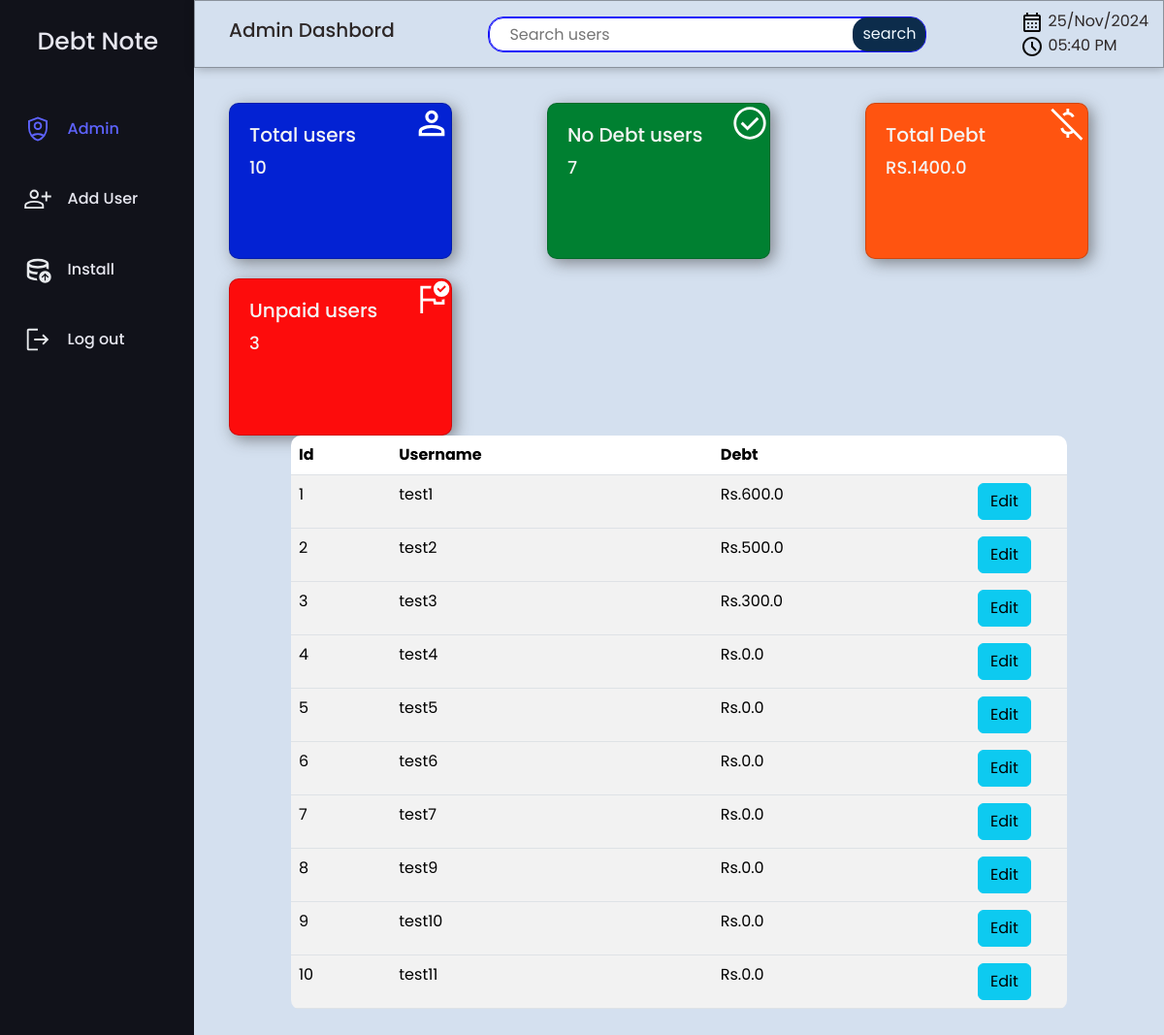
Page /admin/ (signed in) on the earlier database version.
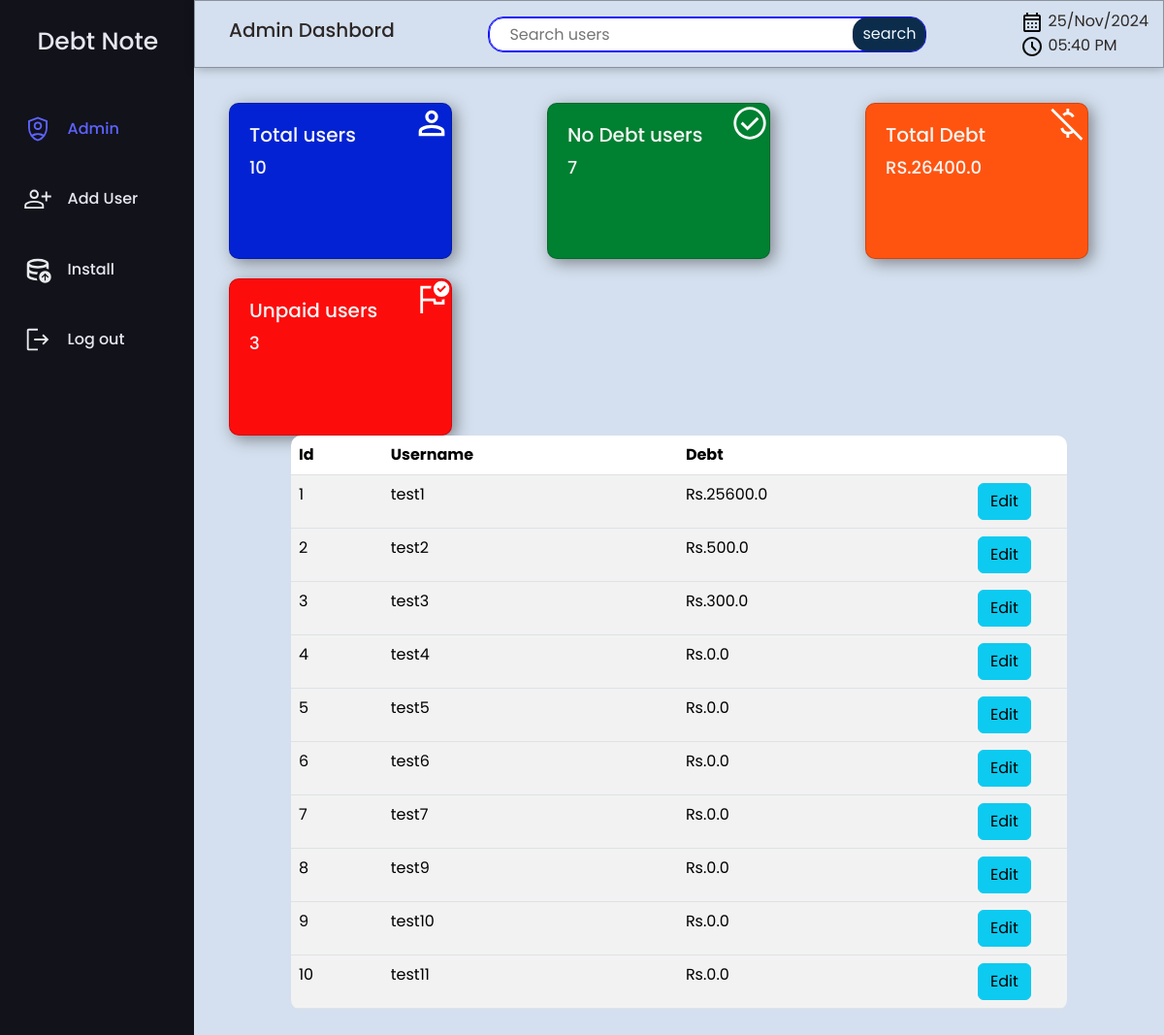
Same page on the later database version.
### DebtNote.py (models this page shows)
class User(db.Model):
    id = db.Column(db.Integer,Sequence('user_id-seq',start=0) ,primary_key=True)
    user = db.Column(db.String(50), unique = True, nullable = False)
    password = db.Column(db.CHAR(100), unique = True, nullable = False)
    user_level = db.Column(db.Integer, nullable = False)
    debt = db.Column(db.Float, nullable = False)
    flag = db.Column(db.Integer)
    created_at = db.Column(db.DateTime, default=datetime.now(pytz.utc).astimezone(tzone))
    updated_at = db.Column(db.DateTime, onupdate=datetime.now(pytz.utc).astimezone(tzone))

### DebtNote.py (the view)
@app.route("/admin/")
def admin():
    if session.get("user_level",0) != 1:
        abort(401)
    dtime = datetime.now(pytz.utc).astimezone(tzone)
    debt_sum = User.query.with_entities(func.sum(User.debt)).scalar()
    debt_zero = User.query.filter(User.debt == 0).count()-1
    datas = User.query.filter(User.user_level!=1).all()
    count = User.query.count()-1
    if request.args.get('search'):
        datas = User.query.filter_by(user = request.args.get('search')).filter(User.user_level!=1).all()
        if datas == []:
            flash("no user found!",category="error")
    return render_template("admin.html",datas=datas,count=count,dtime=dtime,debt_sum=debt_sum,debt_zero=debt_zero)

### templates/admin.html (shortened to what this page needs)
{% extends "base.html" %}
{% block head %}
    <link rel="stylesheet" href="{{ url_for('static',filename ='admin-style.css') }}">
{% endblock %}
{% block content %}
    <div class="hedder">
        <h5>Admin Dashbord</h5>
        <div class="search">
            <form method="get">
                <div class="wrapper-search">
                    <input class="search-bar" type="text" name="search" placeholder="Search users" autofocus>
                    <div class="wrapper-icon">
                        <input type="submit" value="search" class="search-icon">
                    </div>
                </div>
            </form>
        </div>
        <div class="date-time">
            <div class="date">
                <span>{{dtime.strftime('%d/%b/%Y')}}</span>
            </div>
            <div class="time">
                <span>{{dtime.strftime('%I:%M %p')}}</span>
            </div>
        </div>
    </div>
    <div class="admin-content">
        {% if datas | length > 1 %}
        <div class="cards">
            <div class="card user-count">
                <div class="card-text">
                    <h5>Total users</h5>
                    <span>{{count}}</span>
                </div>
            </div>
            <div class="card debt-zero">
                <div class="card-text">
                    <h5>No Debt users</h5>
                    <span>{{debt_zero}}</span>
                </div>
            </div>
            <div class="card debt-total">
                <div class="card-text">
                    <h5>Total Debt</h5>
                    <span>RS.{{debt_sum}}</span>
                </div>
            </div>
            <div class="card flag-users">
                <div class="card-text">
                    <h5>Unpaid users</h5>
                    <span>{{count - debt_zero}}</span>
                </div>
            </div>
        </div>
        <div class="data-tables">
            <div class="table-all">
                <table class="table table-striped">
                    <thead>
                        <tr>
                            <th>Id</th>
                            <th>Username</th>
                            <th>Debt</th>
                            <th></th>
                        </tr>
                    </thead>
                    {% for data in datas %}
                    <tbody>
                        <tr>
                            <td>{{data.id-1}}</td>
                            <td>{{data.user}}</td>
                            <td>Rs.{{data.debt}}</td>
                            <td><a href="{{ url_for('edituser', id=data.id) }}" class="btn btn-info">Edit</a></td>
                        </tr>
                    </tbody>
                        {% endfor %}
                </table>
            </div>
            {% elif datas | length == 0 %}
            <div class="no-user-found">
                <p>No user found!</p>
                <a href="{{ url_for('adduser')}}" class="btn btn-dark btn-lg admin-btn">Add user</a>
                <a href="{{ url_for('admin') }}" class="btn btn-primary btn-lg admin-btn">Return</a>
            </div>
            {% endif %}
        </div>
    </div>
{% endblock %}

Differences in the rows shown:
changed User "test1": debt "600.0" → "25600.0"
Other differences:
{{ debt_sum }}: "1400.0" → "26400.0"
